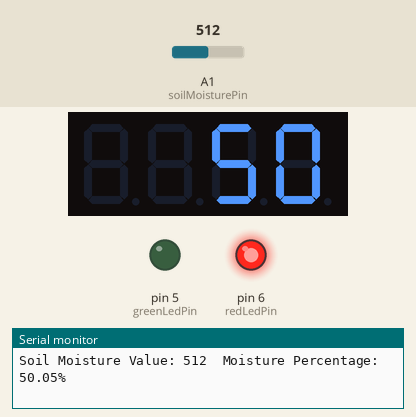
Recording of a sketch running on a simulated Arduino Uno, built with avr-gcc and run on an emulated ATmega328P. On the bench: 4-digit seven-segment display, output pins drawn as LEDs (lit = HIGH), the last lines printed to the serial monitor. Inputs (shaded band) come from the test bench; at power-on: A1 (soilMoisturePin) = 512.

Above: at 1.8 s.
1.9 s: A1 (soilMoisturePin) set to 500
At 3.1 s:
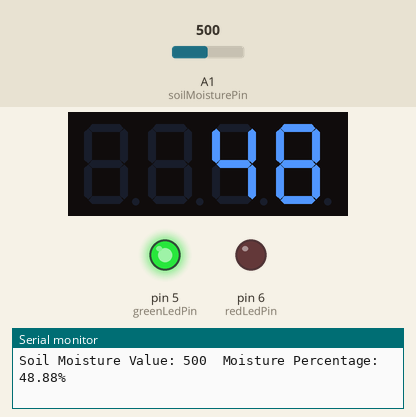
3.5 s: A1 (soilMoisturePin) set to 511
5.6 s: A1 (soilMoisturePin) set to 306
At 7.0 s:
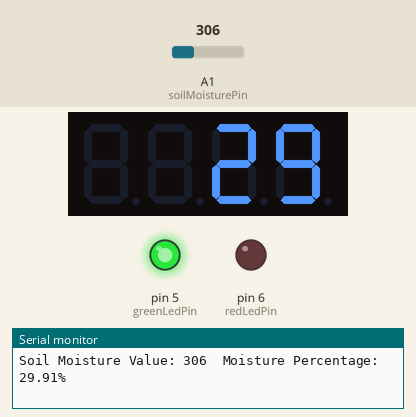
Timing chart, 0 to 8.6 s (numbered marks = the images above; inputs shaded):
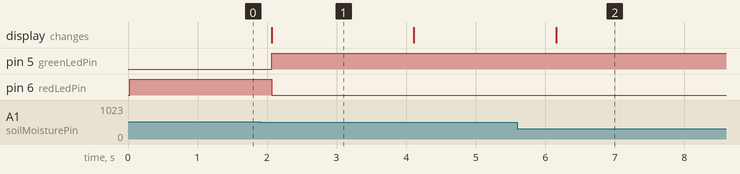

Measured:
- the behaviour switches between 512 and 511 on A1 (soilMoisturePin) (found by bisection; images 0 and 1)
- after the input at 1.9 s, pin 5 (greenLedPin): LOW → HIGH after 0.17 s; pin 6 (redLedPin): HIGH → LOW after 0.17 s; the display: changes after 0.17 s (image 1)
- after the input at 5.6 s, the display: changes after 0.56 s (image 2)

The sketch:

MoistureSensorExplore9.ino
```cpp
#include <TM1637Display.h>

// Define the analog pin for the soil moisture sensor
const int soilMoisturePin = A1;
// Define the pins for TM1637 display (change according to your wiring)
#define CLK 8
#define DIO 9
// Define the pins for the LEDs
const int greenLedPin = 5; // Connect green LED to pin 5
const int redLedPin = 6;   // Connect red LED to pin 6

// Create a TM1637Display object
TM1637Display display(CLK, DIO);

void setup() {
  // Start serial communication
  Serial.begin(9600);
  // Initialize the TM1637 display
  display.setBrightness(0x0f); // set the brightness level (0x00 to 0x0f)
  // Set LED pins as outputs
  pinMode(greenLedPin, OUTPUT);
  pinMode(redLedPin, OUTPUT);
}

void loop() {
  // Read the soil moisture sensor value
  int soilMoistureValue = analogRead(soilMoisturePin);

  // Calculate moisture percentage manually
  float moisturePercentage = (soilMoistureValue / 1023.0) * 100.0;

  // Print the sensor value and moisture percentage to the serial monitor
  Serial.print("Soil Moisture Value: ");
  Serial.print(soilMoistureValue);
  Serial.print("\tMoisture Percentage: ");
  Serial.print(moisturePercentage);
  Serial.println("%");

  // Display the moisture percentage on the TM1637 display
  display.showNumberDec(moisturePercentage);

  // Control the LEDs based on moisture percentage
  if (moisturePercentage > 50) {
    digitalWrite(greenLedPin, LOW); // Turn on green LED
    digitalWrite(redLedPin, HIGH);    // Turn off red LED
  } else {
    digitalWrite(greenLedPin, HIGH);  // Turn off green LED
    digitalWrite(redLedPin, LOW);  // Turn on red LED
  }

  // Add a delay to avoid rapid readings
  delay(1000);  // You can adjust the delay as needed
}
```
